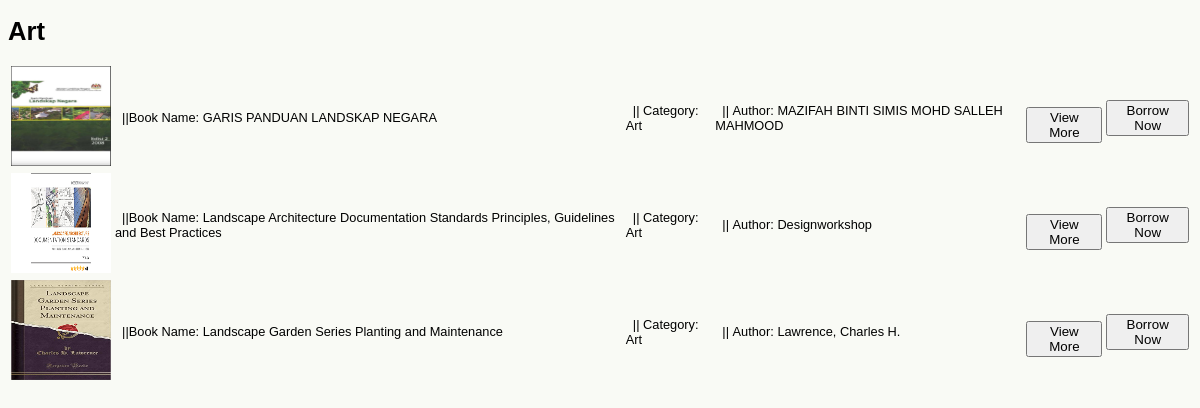
Page /sites/art.php on the committed database.
### tables this page shows
CREATE TABLE `book` (
  `ID` int(11) NOT NULL,
  `Name` varchar(100) NOT NULL,
  `Category` varchar(100) NOT NULL,
  `PublishDate` date NOT NULL,
  `Author` varchar(100) NOT NULL,
  `Description` varchar(1000) NOT NULL,
  `ISBNNumber` varchar(100) NOT NULL,
  `Image` text NOT NULL,
  `PublishPlace` varchar(100) NOT NULL,
  `Price` decimal(10,0) NOT NULL
);

### sites/art.php (the view, shortened to what this page needs)
<!DOCTYPE html>
<html>
<head>
    <link rel="stylesheet" type="text/css" href="css/mystyle.css">
</head>
<body class="fontp">
<?php
include 'repositories/conn.php';
echo "<p><h1>Art</h1></p>";
echo "<table>";
$result = mysqli_query($conn, "SELECT * FROM `book` WHERE `Category` = 'Art';");
while($row = mysqli_fetch_row($result)){
    echo '<tr><td><img style="height: 100px; width: 100px;" src="images/uploads/'.$row[7].'"></td>';
    echo "<td>&nbsp ||Book Name: $row[1]</td>";
    echo "<td>&nbsp ||&nbspCategory: $row[2]</td>";
    echo "<td>&nbsp ||&nbspAuthor: $row[4]</td>";
    echo "<td>&nbsp<a href=viewdetailbook.php?ID=$row[0]><button type='button'>View More</button><a></td>";
    echo "<td style='color:red'><a href=borrow.php?ID=$row[0]><button type='button'>Borrow Now</button></td>";
    echo "</tr>";
    }
echo "</table>";
?>
</body>
</html>

### sites/css/mystyle.css (style rules this page uses)
body { background-color: #F9FAF5; font-family: arial, sans-serif; }
.fontp { font-size: 0.8em; }
a { color: black; text-decoration: none; }

### rows in the picture
book: Image (picture), Name "GARIS PANDUAN LANDSKAP NEGARA", Category "Art", Author "MAZIFAH BINTI SIMIS MOHD SALLEH MAHMOOD"
book: Image (picture), Name "Landscape Architecture Documentation Standards Principles, Guidelines and Best Practices", Category "Art", Author "Designworkshop"
book: Image (picture), Name "Landscape Garden Series Planting and Maintenance", Category "Art", Author "Lawrence, Charles H."
